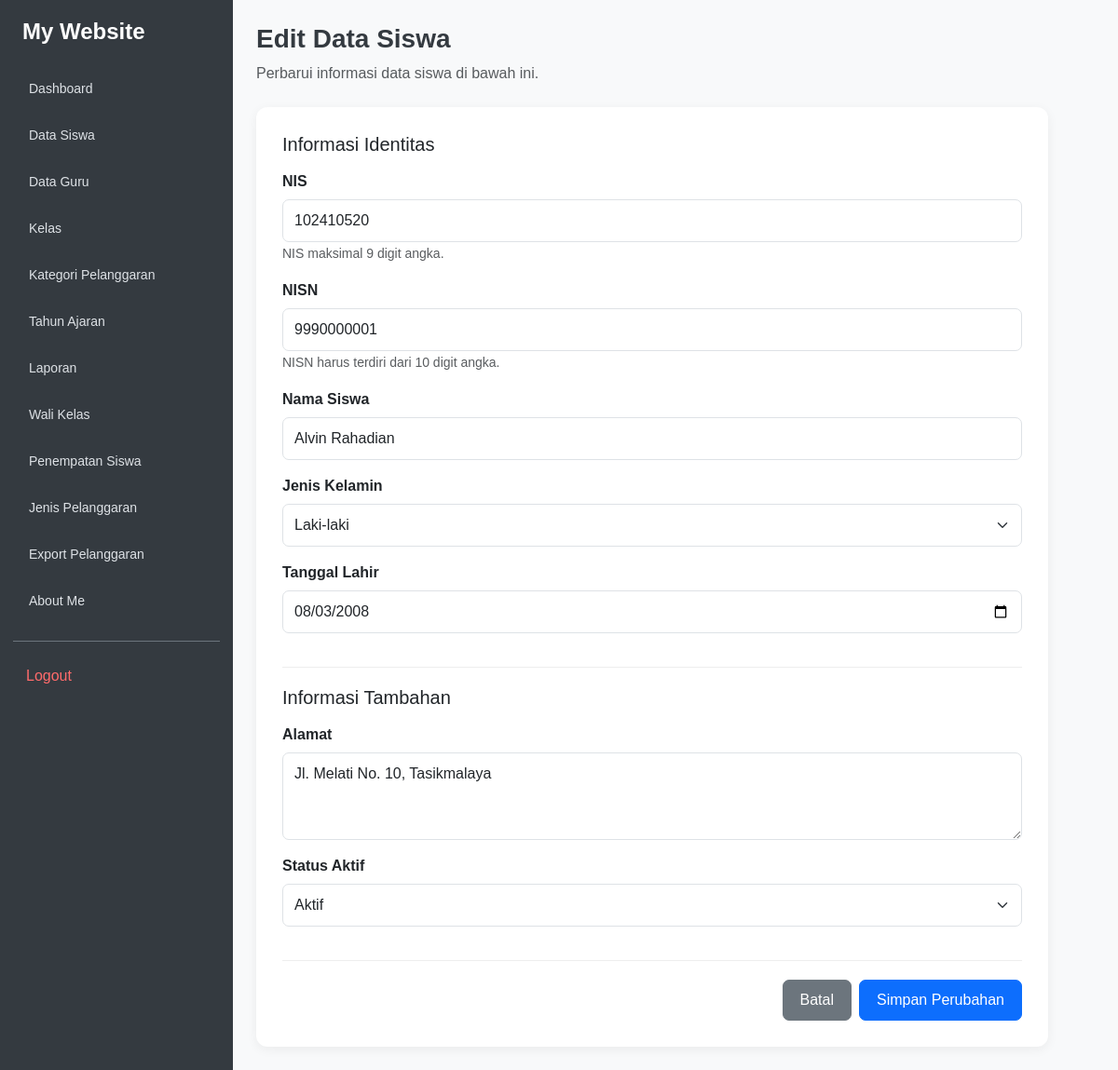
The app's page /edit_siswa.php?id=101 (signed in) with its own data.
### tables this page shows
CREATE TABLE `t_siswa` (
  `id` int(11) NOT NULL,
  `nis` varchar(30) DEFAULT NULL,
  `nisn` varchar(20) NOT NULL,
  `nama` varchar(150) DEFAULT NULL,
  `jenis_kelamin` char(1) NOT NULL,
  `tanggal_lahir` date NOT NULL,
  `alamat` text NOT NULL,
  `status_aktif` tinyint(1) NOT NULL,
  `created_at` timestamp NOT NULL DEFAULT current_timestamp(),
  `updated_at` timestamp NOT NULL DEFAULT current_timestamp()
);

### edit_siswa.php (the view, shortened to what this page needs)
<?php
include 'config/koneksi.php';
$id = (int) $_GET['id'];
$query = mysqli_query($koneksi, "SELECT * FROM t_siswa WHERE id='$id'");
$siswa = mysqli_fetch_assoc($query);
?>
<!DOCTYPE html>
<html lang="id">
<head>
    <link href="https://cdn.jsdelivr.net/npm/bootstrap@5.3.8/dist/css/bootstrap.min.css" rel="stylesheet">
</head>
<body>
<?php include 'includes/sidebar.php'; ?>
<div class="main-content">
    <div class="mb-4">
        <h3 class="page-title">Edit Data Siswa</h3>
        <p class="text-muted mb-0">
            Perbarui informasi data siswa di bawah ini.
        </p>
    </div>
    <div class="form-card">
        <form action="proses_edit_siswa.php" method="POST" id="formSiswa">
            <div class="form-section">
                <h5 class="mb-3">Informasi Identitas</h5>
                <div class="mb-3">
                    <label class="form-label">NIS</label>
                    <input
                        type="text"
                        name="nis"
                        id="nis"
                        class="form-control"
                        value="<?= htmlspecialchars($siswa['nis'] ?? '') ?>"
                        maxlength="9"
                        pattern="[0-9]{1,9}"
                        inputmode="numeric"
                        required
                    >
                    <small class="text-muted">
                        NIS maksimal 9 digit angka.
                    </small>
                </div>
                <div class="mb-3">
                    <label class="form-label">NISN</label>
                    <input
                        type="text"
                        name="nisn"
                        id="nisn"
                        class="form-control"
                        value="<?= htmlspecialchars($siswa['nisn'] ?? '') ?>"
                        maxlength="10"
                        minlength="10"
                        pattern="[0-9]{10}"
                        inputmode="numeric"
                        required
                    >
                    <small class="text-muted">
                        NISN harus terdiri dari 10 digit angka.
                    </small>
                </div>
                <div class="mb-3">
                    <label class="form-label">Nama Siswa</label>
                    <input
                        type="text"
                        name="nama"
                        class="form-control"
                        value="<?= htmlspecialchars($siswa['nama'] ?? '') ?>"
                        required
                    >
                </div>
                <div class="mb-3">
                    <label class="form-label">Jenis Kelamin</label>
                    <select name="jenis_kelamin" class="form-select" required>
                        <option value="L"
                            <?= $siswa['jenis_kelamin'] == 'L' ? 'selected' : '' ?>>
                            Laki-laki
                        </option>
                    </select>
                </div>
                <div class="mb-3">
                    <label class="form-label">Tanggal Lahir</label>
                    <input
                        type="date"
                        name="tanggal_lahir"
                        class="form-control"
                        value="<?= htmlspecialchars($siswa['tanggal_lahir'] ?? '') ?>"
                        required
                    >
                </div>
            </div>
            <div class="form-section">
                <h5 class="mb-3">Informasi Tambahan</h5>
                <div class="mb-3">
                    <label class="form-label">Alamat</label>
                    <textarea
                        name="alamat"
                        class="form-control"
                        rows="3"
                        placeholder="Masukkan alamat siswa (boleh dikosongkan)"
                    ><?= htmlspecialchars($siswa['alamat'] ?? '') ?></textarea>
                </div>
                <div class="mb-3">
                    <label class="form-label">Status Aktif</label>
                    <select name="status_aktif" class="form-select" required>
                        <option value="1"
                            <?= $siswa['status_aktif'] == 1 ? 'selected' : '' ?>>
                            Aktif
                        </option>
                    </select>
                </div>
            </div>
            <div class="d-flex justify-content-end gap-2">
                <a href="kelola_siswa.php" class="btn btn-secondary">
                    Batal
                </a>
                <button type="submit" name="update" class="btn btn-primary">
                    Simpan Perubahan
                </button>
            </div>
        </form>
    </div>
</div>
</body>
</html>

### includes/sidebar.css (style rules this page uses)
body { background: #f8f9fa; margin: 0; }
.main-content { margin-left: 250px; padding: 25px; min-width: 0; box-sizing: border-box; }

### edit_siswa.php (style rules this page uses)
body { background: #f8f9fa; font-family: Arial, sans-serif; }
.main-content { margin-left: 250px; padding: 25px; min-width: 0; }
.form-card { background: white; border-radius: 12px; padding: 28px; box-shadow: 0 3px 12px rgba(0,0,0,0.06); max-width: 850px; }
.page-title { font-weight: 700; color: #343a40; }
.form-label { font-weight: 600; margin-bottom: 7px; }
.form-control, .form-select { padding: 10px 12px; border-radius: 7px; }
.btn { padding: 9px 18px; border-radius: 7px; }
.form-section { border-bottom: 1px solid #eee; padding-bottom: 20px; margin-bottom: 20px; }

### records on screen
t_siswa: nis "102410520", nisn "9990000001", nama "Alvin Rahadian", jenis_kelamin "Laki-laki", tanggal_lahir "08/03/2008", alamat "Jl. Melati No. 10, Tasikmalaya", status_aktif "Aktif"

### other values on screen
$item[0] "Dashboard"
$item[0] "Data Siswa"
$item[0] "Data Guru"
$item[0] "Kelas"
$item[0] "Kategori Pelanggaran"
$item[0] "Tahun Ajaran"
$item[0] "Laporan"
$item[0] "Wali Kelas"
$item[0] "Penempatan Siswa"
$item[0] "Jenis Pelanggaran"
$item[0] "Export Pelanggaran"
$item[0] "About Me"
